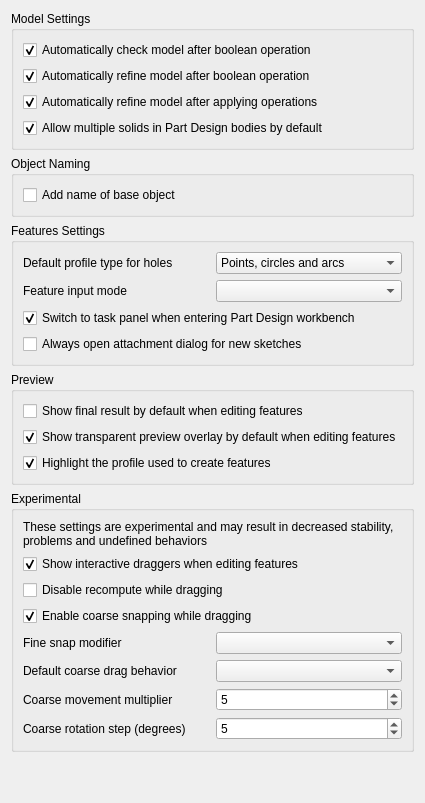
<?xml version="1.0" encoding="UTF-8"?>
<ui version="4.0">
 <class>PartGui::DlgSettingsGeneral</class>
 <widget class="QWidget" name="PartGui::DlgSettingsGeneral">
  <property name="minimumSize">
   <size>
    <width>400</width>
    <height>500</height>
   </size>
  </property>
  <property name="windowTitle">
   <string>General</string>
  </property>
  <layout class="QVBoxLayout" name="verticalLayout">
   <item>
    <widget class="QGroupBox" name="groupBox_2">
     <property name="title">
      <string>Model Settings</string>
     </property>
     <layout class="QGridLayout" name="gridLayout">
      <item row="0" column="0">
       <widget class="Gui::PrefCheckBox" name="checkBooleanCheck">
        <property name="sizePolicy">
         <sizepolicy hsizetype="Preferred" vsizetype="Fixed">
          <horstretch>0</horstretch>
          <verstretch>0</verstretch>
         </sizepolicy>
        </property>
        <property name="text">
         <string>Automatically check model after boolean operation</string>
        </property>
        <property name="toolTip">
         <string>Validates the geometry (BRep) after every boolean operation to detect errors. Note: This may slow down performance on complex models.</string>
        </property>
        <property name="checked">
         <bool>true</bool>
        </property>
        <property name="prefEntry" stdset="0">
         <cstring>CheckModel</cstring>
        </property>
        <property name="prefPath" stdset="0">
         <cstring>Mod/Part/Boolean</cstring>
        </property>
       </widget>
      </item>
      <item row="1" column="0">
       <widget class="Gui::PrefCheckBox" name="checkBooleanRefine">
        <property name="sizePolicy">
         <sizepolicy hsizetype="Preferred" vsizetype="Fixed">
          <horstretch>0</horstretch>
          <verstretch>0</verstretch>
         </sizepolicy>
        </property>
        <property name="text">
         <string>Automatically refine model after boolean operation</string>
        </property>
        <property name="toolTip">
         <string>Automatically cleans up the shape after boolean operations by removing redundant coplanar edges and merging adjacent faces</string>
        </property>
        <property name="checked">
         <bool>true</bool>
        </property>
        <property name="prefEntry" stdset="0">
         <cstring>RefineModel</cstring>
        </property>
        <property name="prefPath" stdset="0">
         <cstring>Mod/Part/Boolean</cstring>
        </property>
       </widget>
      </item>
      <item row="2" column="0">
       <widget class="Gui::PrefCheckBox" name="checkSketchBaseRefine">
        <property name="sizePolicy">
         <sizepolicy hsizetype="Preferred" vsizetype="Fixed">
          <horstretch>0</horstretch>
          <verstretch>0</verstretch>
         </sizepolicy>
        </property>
        <property name="text">
         <string>Automatically refine model after applying operations</string>
        </property>
        <property name="toolTip">
         <string>Automatically runs a refinement pass after creating Part Design features to remove unnecessary edges and clean up the geometry</string>
        </property>
        <property name="checked">
         <bool>true</bool>
        </property>
        <property name="prefEntry" stdset="0">
         <cstring>RefineModel</cstring>
        </property>
        <property name="prefPath" stdset="0">
         <cstring>Mod/PartDesign</cstring>
        </property>
       </widget>
      </item>
      <item row="3" column="0">
       <widget class="Gui::PrefCheckBox" name="checkAllowCompoundBody">
        <property name="sizePolicy">
         <sizepolicy hsizetype="Preferred" vsizetype="Fixed">
          <horstretch>0</horstretch>
          <verstretch>0</verstretch>
         </sizepolicy>
        </property>
        <property name="text">
         <string>Allow multiple solids in Part Design bodies by default</string>
        </property>
        <property name="toolTip">
         <string>Sets new bodies to allow multiple disconnected solids (compounds). If unchecked, a body is strictly limited to a single contiguous solid.</string>
        </property>
        <property name="checked">
         <bool>true</bool>
        </property>
        <property name="prefEntry" stdset="0">
         <cstring>AllowCompoundDefault</cstring>
        </property>
        <property name="prefPath" stdset="0">
         <cstring>Mod/PartDesign</cstring>
        </property>
       </widget>
      </item>
     </layout>
    </widget>
   </item>
   <item>
    <widget class="QGroupBox" name="groupBox_3">
     <property name="enabled">
      <bool>true</bool>
     </property>
     <property name="visible">
      <bool>false</bool>
     </property>
     <property name="title">
      <string>Object Naming</string>
     </property>
     <layout class="QGridLayout" name="gridLayout_2">
      <item row="0" column="0">
       <widget class="Gui::PrefCheckBox" name="checkObjectNaming">
        <property name="sizePolicy">
         <sizepolicy hsizetype="Preferred" vsizetype="Fixed">
          <horstretch>0</horstretch>
          <verstretch>0</verstretch>
         </sizepolicy>
        </property>
        <property name="toolTip">
         <string>Currently not implemented: this option does not yet modify automatically generated Part feature names</string>
        </property>
        <property name="text">
         <string>Add name of base object</string>
        </property>
        <property name="prefEntry" stdset="0">
         <cstring>AddBaseObjectName</cstring>
        </property>
        <property name="prefPath" stdset="0">
         <cstring>Mod/Part</cstring>
        </property>
       </widget>
      </item>
     </layout>
    </widget>
   </item>
   <item>
    <widget class="QGroupBox" name="groupBox">
     <property name="title">
      <string>Features Settings</string>
     </property>
     <layout class="QVBoxLayout" name="verticalLayout_4">
      <item>
       <layout class="QHBoxLayout" name="horizontalLayout_2">
        <item>
         <widget class="QLabel" name="label">
          <property name="sizePolicy">
           <sizepolicy hsizetype="Preferred" vsizetype="Preferred">
            <horstretch>0</horstretch>
            <verstretch>0</verstretch>
           </sizepolicy>
          </property>
          <property name="toolTip">
           <string>Specifies which profile geometry types are accepted by the Part Design Hole feature</string>
          </property>
          <property name="text">
           <string>Default profile type for holes</string>
          </property>
         </widget>
        </item>
        <item>
         <widget class="Gui::PrefComboBox" name="comboDefaultProfileTypeForHole">
          <property name="sizePolicy">
           <sizepolicy hsizetype="Preferred" vsizetype="Fixed">
            <horstretch>0</horstretch>
            <verstretch>0</verstretch>
           </sizepolicy>
          </property>
          <property name="toolTip">
           <string>Specifies which sketch elements (points, circles, or arcs) the Hole tool should automatically detect and use as hole centers</string>
          </property>
          <property name="currentIndex">
           <number>1</number>
          </property>
          <property name="prefEntry" stdset="0">
           <cstring>defaultBaseTypeHole</cstring>
          </property>
          <property name="prefPath" stdset="0">
           <cstring>Mod/PartDesign</cstring>
          </property>
          <item>
           <property name="text">
            <string>Circles and arcs</string>
           </property>
          </item>
          <item>
           <property name="text">
            <string>Points, circles and arcs</string>
           </property>
          </item>
          <item>
           <property name="text">
            <string>Points</string>
           </property>
          </item>
         </widget>
        </item>
       </layout>
      </item>
      <item>
       <layout class="QHBoxLayout" name="horizontalLayoutStartEndInputMode">
        <item>
         <widget class="QLabel" name="labelStartEndInputMode">
          <property name="toolTip">
           <string>Controls whether pad, pocket, revolution and groove task panels use start/end values or offset/length values</string>
          </property>
          <property name="text">
           <string>Feature input mode</string>
          </property>
         </widget>
        </item>
        <item>
         <widget class="Gui::PrefComboBox" name="startEndInputMode">
          <property name="toolTip">
           <string>Controls whether pad, pocket, revolution and groove task panels use start/end values or offset/length values</string>
          </property>
          <property name="prefEntry" stdset="0">
           <cstring>StartEndInputMode</cstring>
          </property>
          <property name="prefPath" stdset="0">
           <cstring>Mod/PartDesign</cstring>
          </property>
          <property name="prefType" stdset="0">
           <number>0</number>
          </property>
         </widget>
        </item>
       </layout>
      </item>
      <item>
       <widget class="Gui::PrefCheckBox" name="checkSwitchToTask">
        <property name="sizePolicy">
         <sizepolicy hsizetype="Preferred" vsizetype="Fixed">
          <horstretch>0</horstretch>
          <verstretch>0</verstretch>
         </sizepolicy>
        </property>
        <property name="toolTip">
         <string>Automatically switch to the task panel when the Part Design workbench is activated</string>
        </property>
        <property name="text">
         <string>Switch to task panel when entering Part Design workbench</string>
        </property>
        <property name="checked">
         <bool>true</bool>
        </property>
        <property name="prefEntry" stdset="0">
         <cstring>SwitchToTask</cstring>
        </property>
        <property name="prefPath" stdset="0">
         <cstring>Mod/PartDesign</cstring>
        </property>
       </widget>
      </item>
      <item>
       <widget class="Gui::PrefCheckBox" name="checkNewSketchAttachmentDialog">
        <property name="sizePolicy">
         <sizepolicy hsizetype="Preferred" vsizetype="Fixed">
          <horstretch>0</horstretch>
          <verstretch>0</verstretch>
         </sizepolicy>
        </property>
        <property name="toolTip">
         <string>Always open the attachment dialog when creating a new sketch in Part Design, regardless of selection or holding the Shift key. Without this, only a single face or datum plane selection skips the dialog.</string>
        </property>
        <property name="text">
         <string>Always open attachment dialog for new sketches</string>
        </property>
        <property name="checked">
         <bool>false</bool>
        </property>
        <property name="prefEntry" stdset="0">
         <cstring>NewSketchUseAttachmentDialog</cstring>
        </property>
        <property name="prefPath" stdset="0">
         <cstring>Mod/PartDesign</cstring>
        </property>
       </widget>
      </item>
     </layout>
    </widget>
   </item>
   <item>
    <widget class="QGroupBox" name="groupBoxPreview">
     <property name="title">
      <string>Preview</string>
     </property>
     <layout class="QVBoxLayout" name="verticalLayout_31">
      <item>
       <widget class="Gui::PrefCheckBox" name="checkShowFinalPreview">
        <property name="sizePolicy">
         <sizepolicy hsizetype="Preferred" vsizetype="Fixed">
          <horstretch>0</horstretch>
          <verstretch>0</verstretch>
         </sizepolicy>
        </property>
        <property name="text">
         <string>Show final result by default when editing features</string>
        </property>
        <property name="toolTip">
         <string>Displays the fully computed model in the 3D view while editing a feature, showing the final context rather than just the isolated feature</string>
        </property>
        <property name="prefEntry" stdset="0">
         <cstring>ShowFinal</cstring>
        </property>
        <property name="prefPath" stdset="0">
         <cstring>Mod/PartDesign/Preview</cstring>
        </property>
       </widget>
      </item>
      <item>
       <widget class="Gui::PrefCheckBox" name="checkShowTransparentPreview">
        <property name="sizePolicy">
         <sizepolicy hsizetype="Preferred" vsizetype="Fixed">
          <horstretch>0</horstretch>
          <verstretch>0</verstretch>
         </sizepolicy>
        </property>
        <property name="text">
         <string>Show transparent preview overlay by default when editing features</string>
        </property>
        <property name="toolTip">
         <string>Overlays a semi-transparent preview of the result while editing features to visualize changes before they are applied</string>
        </property>
        <property name="checked">
         <bool>true</bool>
        </property>
        <property name="prefEntry" stdset="0">
         <cstring>ShowTransparentPreview</cstring>
        </property>
        <property name="prefPath" stdset="0">
         <cstring>Mod/PartDesign/Preview</cstring>
        </property>
       </widget>
      </item>
      <item>
       <widget class="Gui::PrefCheckBox" name="checkShowProfilePreview">
        <property name="sizePolicy">
         <sizepolicy hsizetype="Preferred" vsizetype="Fixed">
          <horstretch>0</horstretch>
          <verstretch>0</verstretch>
         </sizepolicy>
        </property>
        <property name="text">
         <string>Highlight the profile used to create features</string>
        </property>
        <property name="toolTip">
         <string>Visually highlights the source sketch or geometry used to generate the feature currently being edited</string>
        </property>
        <property name="checked">
         <bool>true</bool>
        </property>
        <property name="prefEntry" stdset="0">
         <cstring>ShowProfilePreview</cstring>
        </property>
        <property name="prefPath" stdset="0">
         <cstring>Mod/PartDesign/Preview</cstring>
        </property>
       </widget>
      </item>
     </layout>
    </widget>
   </item>
   <item>
    <widget class="QGroupBox" name="groupBoxExperimental">
     <property name="title">
      <string>Experimental</string>
     </property>
     <layout class="QVBoxLayout" name="verticalLayout_2">
      <item>
       <widget class="QLabel" name="warningLabel">
        <property name="text">
         <string>These settings are experimental and may result in decreased stability, problems and undefined behaviors</string>
        </property>
        <property name="wordWrap">
         <bool>true</bool>
        </property>
       </widget>
      </item>
      <item>
       <widget class="Gui::PrefCheckBox" name="enableGizmos">
        <property name="sizePolicy">
         <sizepolicy hsizetype="Preferred" vsizetype="Fixed">
          <horstretch>0</horstretch>
          <verstretch>0</verstretch>
         </sizepolicy>
        </property>
        <property name="text">
         <string>Show interactive draggers when editing features</string>
        </property>
        <property name="toolTip">
         <string>Enables on-screen handles (draggers) in the 3D view for interactively modifying dimensions and parameters of the feature being edited by dragging</string>
        </property>
        <property name="checked">
         <bool>true</bool>
        </property>
        <property name="prefEntry" stdset="0">
         <cstring>EnableGizmos</cstring>
        </property>
        <property name="prefPath" stdset="0">
         <cstring>Gui/Gizmos</cstring>
        </property>
       </widget>
      </item>
      <item>
       <widget class="Gui::PrefCheckBox" name="delayedGizmoUpdate">
        <property name="sizePolicy">
         <sizepolicy hsizetype="Preferred" vsizetype="Fixed">
          <horstretch>0</horstretch>
          <verstretch>0</verstretch>
         </sizepolicy>
        </property>
        <property name="text">
         <string>Disable recompute while dragging</string>
        </property>
        <property name="toolTip">
         <string>Prevents the model from recalculating while manipulating draggers. The shape updates only after release of the mouse button.</string>
        </property>
        <property name="prefEntry" stdset="0">
         <cstring>DelayedGizmoUpdate</cstring>
        </property>
        <property name="prefPath" stdset="0">
         <cstring>Gui/Gizmos</cstring>
        </property>
       </widget>
      </item>
      <item>
       <widget class="Gui::PrefCheckBox" name="enableCoarseSnap">
        <property name="text">
         <string>Enable coarse snapping while dragging</string>
        </property>
        <property name="checked">
         <bool>true</bool>
        </property>
        <property name="prefEntry" stdset="0">
         <cstring>EnableCoarseSnap</cstring>
        </property>
        <property name="prefPath" stdset="0">
         <cstring>Gui/Gizmos</cstring>
        </property>
       </widget>
      </item>
      <item>
       <layout class="QHBoxLayout" name="horizontalLayoutFineSnapModifier">
        <item>
         <widget class="QLabel" name="labelFineSnapModifier">
          <property name="text">
           <string>Fine snap modifier</string>
          </property>
         </widget>
        </item>
        <item>
         <widget class="Gui::PrefComboBox" name="fineSnapModifier">
          <property name="prefEntry" stdset="0">
           <cstring>FineSnapModifier</cstring>
          </property>
          <property name="prefPath" stdset="0">
           <cstring>Gui/Gizmos</cstring>
          </property>
          <property name="prefType" stdset="0">
           <number>0</number>
          </property>
         </widget>
        </item>
       </layout>
      </item>
      <item>
       <layout class="QHBoxLayout" name="horizontalLayoutDefaultCoarseDragBehavior">
        <item>
         <widget class="QLabel" name="labelDefaultCoarseDragBehavior">
          <property name="text">
           <string>Default coarse drag behavior</string>
          </property>
         </widget>
        </item>
        <item>
         <widget class="Gui::PrefComboBox" name="defaultCoarseDragBehavior">
          <property name="toolTip">
           <string>Determines whether the drag is coarse or fine without holding the modifier key</string>
          </property>
          <property name="prefEntry" stdset="0">
           <cstring>DefaultCoarseDragBehavior</cstring>
          </property>
          <property name="prefPath" stdset="0">
           <cstring>Gui/Gizmos</cstring>
          </property>
          <property name="prefType" stdset="0">
           <number>0</number>
          </property>
         </widget>
        </item>
       </layout>
      </item>
      <item>
       <layout class="QHBoxLayout" name="horizontalLayoutCoarseLinearSnapMultiplier">
        <item>
         <widget class="QLabel" name="labelCoarseLinearSnapMultiplier">
          <property name="text">
           <string>Coarse movement multiplier</string>
          </property>
         </widget>
        </item>
        <item>
         <widget class="Gui::PrefSpinBox" name="coarseLinearSnapMultiplier">
          <property name="minimum">
           <number>1</number>
          </property>
          <property name="maximum">
           <number>100</number>
          </property>
          <property name="value">
           <number>5</number>
          </property>
          <property name="prefEntry" stdset="0">
           <cstring>CoarseLinearSnapMultiplier</cstring>
          </property>
          <property name="prefPath" stdset="0">
           <cstring>Gui/Gizmos</cstring>
          </property>
         </widget>
        </item>
       </layout>
      </item>
      <item>
       <layout class="QHBoxLayout" name="horizontalLayoutCoarseRotationSnapMultiplier">
        <item>
         <widget class="QLabel" name="labelCoarseRotationSnapMultiplier">
          <property name="text">
           <string>Coarse rotation step (degrees)</string>
          </property>
         </widget>
        </item>
        <item>
         <widget class="Gui::PrefSpinBox" name="coarseRotationSnapMultiplier">
          <property name="minimum">
           <number>1</number>
          </property>
          <property name="maximum">
           <number>100</number>
          </property>
          <property name="value">
           <number>5</number>
          </property>
          <property name="prefEntry" stdset="0">
           <cstring>CoarseRotationSnapMultiplier</cstring>
          </property>
          <property name="prefPath" stdset="0">
           <cstring>Gui/Gizmos</cstring>
          </property>
         </widget>
        </item>
       </layout>
      </item>
     </layout>
    </widget>
   </item>
   <item>
    <spacer>
     <property name="orientation">
      <enum>Qt::Orientation::Vertical</enum>
     </property>
     <property name="sizeHint" stdset="0">
      <size>
       <width>20</width>
       <height>40</height>
      </size>
     </property>
    </spacer>
   </item>
  </layout>
 </widget>
 <customwidgets>
  <customwidget>
   <class>Gui::PrefCheckBox</class>
   <extends>QCheckBox</extends>
   <header>Gui/PrefWidgets.h</header>
  </customwidget>
  <customwidget>
   <class>Gui::PrefComboBox</class>
   <extends>QComboBox</extends>
   <header>Gui/PrefWidgets.h</header>
  </customwidget>
  <customwidget>
   <class>Gui::PrefSpinBox</class>
   <extends>QSpinBox</extends>
   <header>Gui/PrefWidgets.h</header>
  </customwidget>
 </customwidgets>
 <resources/>
 <connections/>
</ui>
